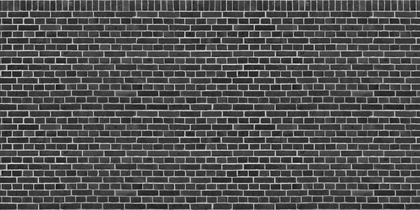
%> input picture Uebung9/klinker.png, 420 x 210 px, shrunk from 1400 x 700 before the run
$ octave exercise_9_2.m   (GNU Octave 9; MATLAB toolbox functions it lacks are replaced by stand-ins)
%> lines starting %> are read from the running program, lines starting %| are printed output that depends on the picture
### Uebung9/GetCorrelationCoefficient.m
function result = GetCorrelationCoefficient(image, template)

image = double(image);
template = double(template);
[iX, iY] = size(image);
[tX, tY] = size(template);

maxWidth  = iX-tX;
maxHeight = iY-tY;

tempStdR = std(template(:));
tempMeanR = mean(template(:));

C_N = double(zeros(maxWidth, maxHeight));
N = tX*tY;

for r = 1:maxWidth
    for s = 1:maxHeight

        subImgI = image(r:r+tX-1, s:s+tY-1, :);

        tempMeanI = mean(subImgI(:));
        tempStdI = std(subImgI(:));

        tempVal = (subImgI - tempMeanI) .* (template - tempMeanR);
        top = sum(tempVal(:));

        %bottom = sqrt(tempStdI^2 * N) * sqrt(tempStdR^2 * N)
        %bottom = sqrt(tempStdI^2 * tempStdR^2 * N^2);

        bottom = tempStdI * tempStdR * N;

        assert( (top/bottom)^2 <= 1, "value out of range: "+top/bottom);


        C_N(r,s) = top/bottom;
    end
end
result = C_N;
end

### Uebung9/exercise_9_2.m
klinkerImg = double(imread('klinker.png'));
%> klinkerImg: size 210x420x3 double; min 10, max 226, mean 82.9; mean of the top-left, top-right, bottom-left and bottom-right quarters 83.7, 83.5, 82.2, 82.1
[iX, iY] = size(klinkerImg);
%> iX = 210; iY = 1260

tMinX = 58;
tMaxX = 80;
tMinY = 68;
tMaxY = 90;

assert(tMinX > -1 && tMinX<tMaxX && iX>(tMinX+tMaxX), "x for template image out of range");
assert(tMinY > -1 && tMinY<tMaxY && iY>(tMinY+tMaxY), "y for template image out of range");

template = klinkerImg(tMinX:tMaxX, tMinY:tMaxY, :);
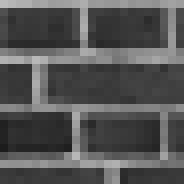
%> template: size 23x23x3 double (shown 8 times larger); min 28, max 187, mean 83.8
figure(1), imshow(uint8(template));

disp("processing...");
currResult = GetCorrelationCoefficient(klinkerImg, template);
%> in GetCorrelationCoefficient, `tempStdR = std(template(:));`: tempStdR = 41.04
%> in GetCorrelationCoefficient, `tempMeanR = mean(template(:));`: tempMeanR = 83.83
%> the run ends on the next line
